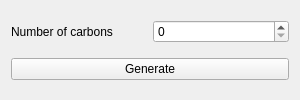
<?xml version="1.0" encoding="UTF-8"?>
<ui version="4.0">
 <class>SECarbonAlphaGeneratorAppGUIClass</class>
 <widget class="QWidget" name="SECarbonAlphaGeneratorAppGUIClass">
  <property name="geometry">
   <rect>
    <x>0</x>
    <y>0</y>
    <width>300</width>
    <height>100</height>
   </rect>
  </property>
  <property name="minimumSize">
   <size>
    <width>300</width>
    <height>100</height>
   </size>
  </property>
  <property name="windowTitle">
   <string/>
  </property>
  <layout class="QVBoxLayout" name="verticalLayout">
   <item>
    <layout class="QHBoxLayout" name="horizontalLayout">
     <item>
      <widget class="QLabel" name="label">
       <property name="text">
        <string>Number of carbons</string>
       </property>
      </widget>
     </item>
     <item>
      <widget class="QSpinBox" name="spinBox"/>
     </item>
    </layout>
   </item>
   <item>
    <widget class="QPushButton" name="pushButton">
     <property name="text">
      <string>Generate</string>
     </property>
    </widget>
   </item>
  </layout>
 </widget>
 <resources/>
 <connections>
  <connection>
   <sender>pushButton</sender>
   <signal>clicked()</signal>
   <receiver>SECarbonAlphaGeneratorAppGUIClass</receiver>
   <slot>onGenerate()</slot>
   <hints>
    <hint type="sourcelabel">
     <x>149</x>
     <y>79</y>
    </hint>
    <hint type="destinationlabel">
     <x>149</x>
     <y>49</y>
    </hint>
   </hints>
  </connection>
 </connections>
 <slots>
  <slot>onGenerate()</slot>
 </slots>
</ui>
